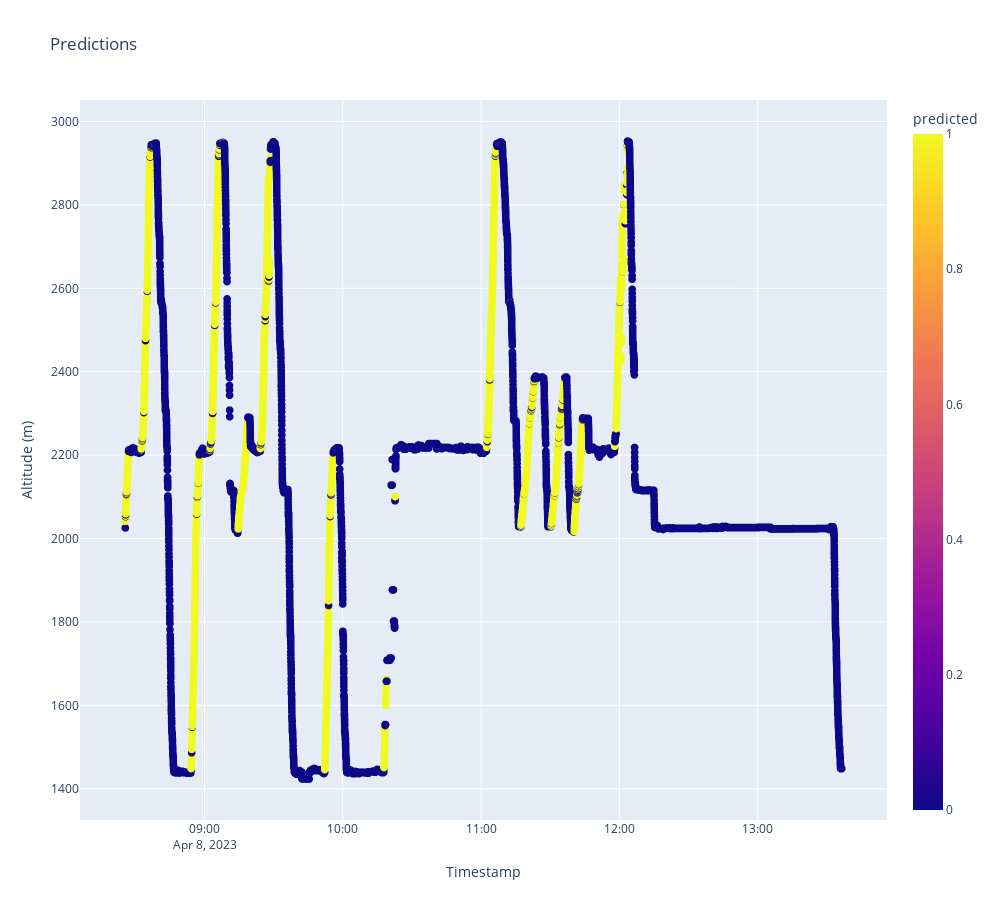

Notebook code cell kept with this figure:
### Code cell
plot_prediction(df)

### Figure 1 — Plotly figure (JSON) as saved in the notebook; plotly's stock layout.template omitted (floating-point values rounded to 4 significant figures; data arrays with more than 128 entries replaced by an {"elided": "..."} marker saying what was removed)
{"data": [{"hovertemplate": "Timestamp=%{x}<br>Altitude (m)=%{y}<br>predicted=%{marker.color}<extra></extra>", "legendgroup": "", "marker": {"color": {"elided": "18428 int values"}, "coloraxis": "coloraxis", "size": 8, "symbol": "circle"}, "mode": "markers", "name": "On the lift", "showlegend": false, "type": "scattergl", "x": {"elided": "18428 str values"}, "xaxis": "x", "y": {"elided": "18428 float values"}, "yaxis": "y"}], "layout": {"coloraxis": {"colorbar": {"title": {"text": "predicted"}}, "colorscale": [[0, "#0d0887"], [0.1111, "#46039f"], [0.2222, "#7201a8"], [0.3333, "#9c179e"], [0.4444, "#bd3786"], [0.5556, "#d8576b"], [0.6667, "#ed7953"], [0.7778, "#fb9f3a"], [0.8889, "#fdca26"], [1, "#f0f921"]]}, "height": 900, "legend": {"title": {"text": "Status"}, "tracegroupgap": 0}, "title": {"text": "Predictions"}, "width": 1000, "xaxis": {"anchor": "y", "autorange": true, "domain": [0, 1], "range": ["2023-04-08 08:05:58.7748", "2023-04-08 13:56:07.6752"], "title": {"text": "Timestamp"}, "type": "date"}, "yaxis": {"anchor": "x", "autorange": true, "domain": [0, 1], "range": [1325.0, 3051.0], "title": {"text": "Altitude (m)"}, "type": "linear"}}}
